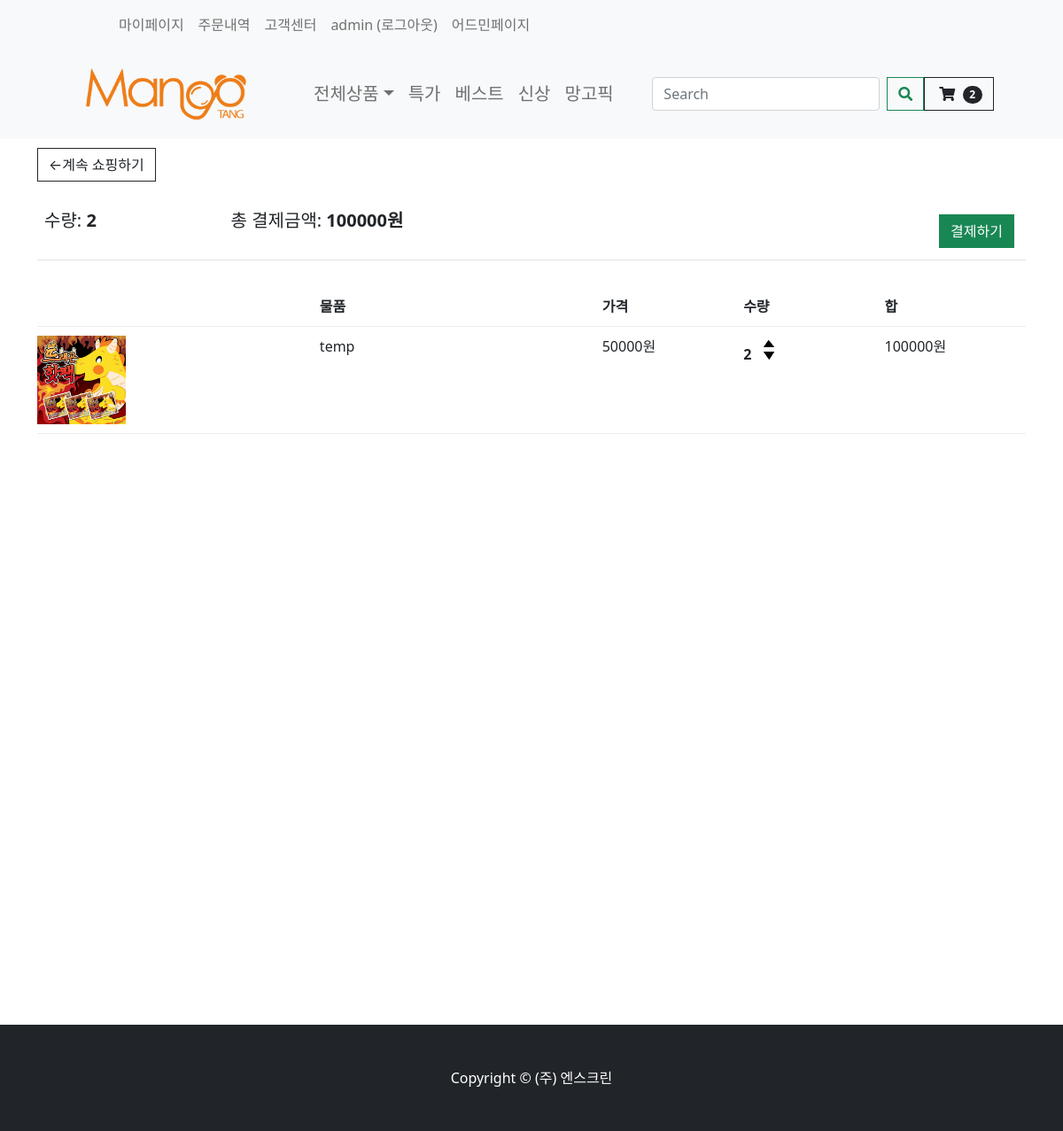
/cart/ (signed in), run on an earlier commit of the app's database.
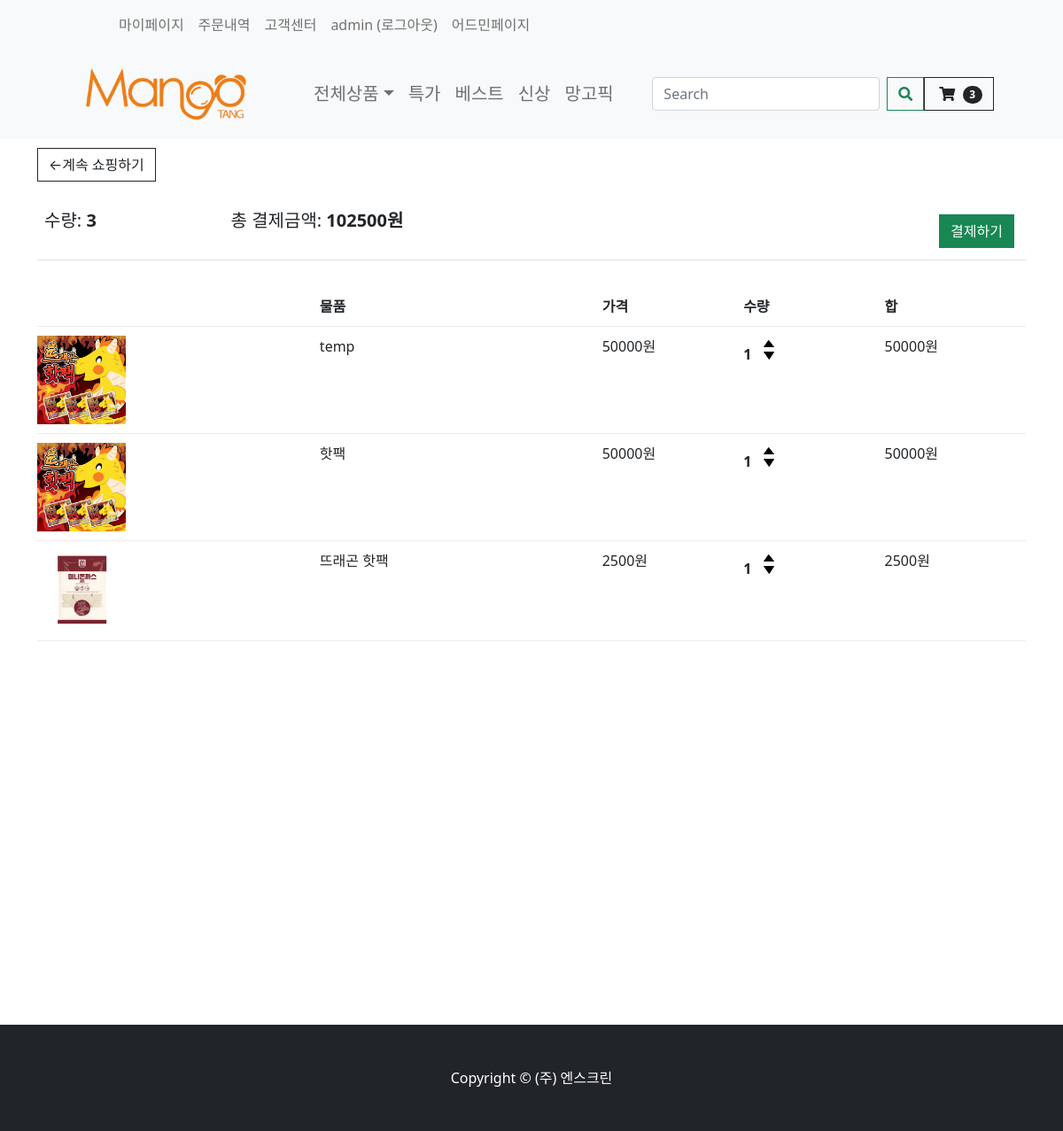
And on a later commit of the database.
### store/models.py (models this page shows, shortened)
class Order(models.Model):
    customer = models.ForeignKey(Customer, on_delete=models.SET_NULL, null=True, blank=True)
    date_ordered = models.DateTimeField(auto_now_add=True)
    order_status = models.BooleanField(default=False)
    transaction_id = models.CharField(max_length=100, null=True)
    payment_state = models.BooleanField(default=False)
    shipping_fee = models.IntegerField(null=True, blank=True)
    track_number = models.IntegerField(null=True, blank=True)
    order_number = models.IntegerField(null=True, blank=True)
    total_fee = models.IntegerField(null=True, blank=True)
    recipent_address1 = models.CharField(max_length=200, null=False)
    recipent_address2 = models.CharField(max_length=200, null=False)
    recipent_number = models.CharField(max_length=50, null=False)
    recipent_name = models.CharField(max_length=50, null=False)
    order_request = models.CharField(max_length=100, null=False)
    orderer_number = models.CharField(max_length=100, null=False)
    orderer_name = models.CharField(max_length=100, null=False)
    @property
    def get_cart_total(self):
        orderitems = self.orderitem_set.all()  # 해당 order의 자식 가져와서
        total = sum([item.get_total for item in orderitems])  # 다더함함
        return total
    @property
    def get_cart_items(self):
        orderitems = self.orderitem_set.all()
        total = sum([item.quantity for item in orderitems])
        return total

class OrderItem(models.Model):
    product = models.ForeignKey(Product, on_delete=models.SET_NULL, null=True)
    order = models.ForeignKey(Order, on_delete=models.SET_NULL, null=True)
    quantity = models.IntegerField(default=0, null=True, blank=True)
    date_added = models.DateTimeField(auto_now_add=True)
    @property
    def get_total(self):
        total = self.product.price_discount * self.quantity
        return total

class Product(models.Model):
    product_name = models.CharField(max_length=200)
    price = models.FloatField(null=False, blank=False)
    image_detail = models.ImageField(null=True, blank=True)
    image_title = models.ImageField(null=True, blank=True)
    image_introduce = models.ImageField(null=True, blank=True)
    seller_code = models.CharField(max_length=50, null=False, blank=False)
    price_discount = models.FloatField(null=True)
    discount = models.IntegerField(null=True)
    stock = models.IntegerField()
    first_title = models.CharField(max_length=200)
    second_title = models.CharField(max_length=200)
    shipment_price = models.IntegerField(blank=True)
    hash_tag = models.CharField(max_length=200)
    option_bool = models.BooleanField(default=False, blank=False, null=True)
    collection_tag = models.CharField(max_length=200, null=True)
    item_company = models.CharField(null=False, max_length=200)
    product_status = models.BooleanField(default=False, blank=False, null=True)

### store/views.py (the view)
# urls.py: path('cart/', views.cart, name="cart"),
def cart(request):
    if request.user.is_authenticated:  # 로그인 유저일시
        customer = request.user.customer
        order, created = Order.objects.get_or_create(customer=customer, order_status=False)
        items = order.orderitem_set.all()  # orderitem은 Order의 자식 그래서 쿼리 가능
        cartItems = order.get_cart_items
    else:
        items = []
        order = {'get_cart_total': 0, 'get_cart_items': 0}
        cartItems = order['get_cart_items']
    context = {'items': items, 'order': order, 'cartItems': cartItems}
    return render(request, 'store/cart.html', context)

### store/templates/store/cart.html
{% extends 'store/main.html' %}
{% load static %}
{% block content %}
    <div class="container" style="height: 1000px">
        <div class="row">
            <div class="col-lg-12">
                <div class="box-element">
                    <a class="btn btn-outline-dark" href="{% url 'store' %}">&#x2190;계속 쇼핑하기</a>
                    <br>
                    <br>
                    <table class="table">
                        <tr>
                            <th><h5>수량: <strong>{{ order.get_cart_items }}</strong></h5></th>
                            <th><h5>총 결제금액:<strong> {{ order.get_cart_total|floatformat:0 }}원</strong></h5></th>
                            <th>
                                <a style="float:right; margin:5px;" class="btn btn-success" href="{% url 'checkout' %}">결제하기</a>
                            </th>
                        </tr>
                    </table>
                </div>
                <br>
                <div class="box-element">
                    <div class="cart-row">
                        <div style="flex:2"></div>
                        <div style="flex:2"><strong>물품</strong></div>
                        <div style="flex:1"><strong>가격</strong></div>
                        <div style="flex:1"><strong>수량</strong></div>
                        <div style="flex:1"><strong>합</strong></div>
                    </div>
                    {% for item in items %}
                        <div class="cart-row">
                            <div style="flex:2"><img class="row-image" src="{{ item.product.image_title.url }}"></div>
                            <div style="flex:2"><p>{{ item.product.product_name }}</p></div>
                            <div style="flex:1"><p>{{item.product.price_discount | floatformat:0}}원</p></div>
                            <div style="flex:1">
                                <p class="quantity">{{ item.quantity }}</p>
                                <div class="quantity">
                                    <img class="chg-quantity update-cart" data-product="{{item.product.seller_code}}" src="{% static  'images/arrow-up.png' %}" data-action="add">
                                    <img class="chg-quantity update-cart" data-product="{{item.product.seller_code}}" src="{% static  'images/arrow-down.png' %}" data-action="remove">
                                </div>
                            </div>
                            <div style="flex:1"><p>{{item.get_total|floatformat:0}}원</p></div>
                        </div>
                    {% endfor %}
                </div>
            </div>
        </div>
    </div>
{% endblock content %}

### store/templates/store/main.html (shortened to what this page needs)
<!DOCTYPE html>
{% load static %}
<html>
<head>
    <link rel="stylesheet" type="text/css" href="{% static 'css/styles.css' %}">
    <link rel="stylesheet" type="text/css" href="{% static 'css/my.css' %}">
    <link href="https://cdnjs.cloudflare.com/ajax/libs/font-awesome/5.13.0/css/all.min.css" rel="stylesheet">
</head>
<body>
{% include "store/navbar.html" %}
{% block content %}{% endblock content %}
<footer class="py-5 bg-dark">
    <div class="container"><p class="m-0 text-center text-white">Copyright &copy; (주) 엔스크린</p></div>
</footer>
</body>
</html>

### store/templates/store/navbar.html (shortened to what this page needs)
{% load static %}
<nav class="navbar navbar-expand-lg navbar-light bg-light">
    <div class="bg-light container px-4 px-lg-5">
        <ul class="navbar-nav me-auto mb-2 mb-lg-0 ms-lg-5" style="">
            <li class="nav-item"><a href="{% url 'orderhistory' %}"
                                    class="nav-link dropdown-menu-size-customer">마이페이지</a></li>
            <li class="nav-item"><a href="{% url 'orderhistory' %}"
                                    class="nav-link dropdown-menu-size-customer">주문내역</a></li>
            <li class="nav-item"><a href="{% url 'faq' %}"
                                    class="nav-link dropdown-menu-size-customer">고객센터</a></li>
            {% if user.is_authenticated %}
                <a class="nav-link" href="{% url 'logout' %}">{{ user.username }} (로그아웃)</a>
            {% else %}
                <li class="nav-item"><a href="{% url 'login' %}" class="nav-link dropdown-menu-size-customer">로그인</a>
                </li>
            {% endif %}
            {% if user.is_superuser %}
                        <a class="nav-link" href={% url 'admin:index' %}>어드민페이지</a>
            {% endif %}
        </ul>
    </div>
</nav>
<nav class="navbar navbar-expand-lg navbar-light bg-light">
    <div class="container px-4 px-lg-5">
        <a href="{% url 'store' %}">
            <img src="{% static 'nscreen_logo/4_망고땡_로고 (영문).png' %}" width="220" alt="망고땡몰">
        </a>
        <div class="collapse navbar-collapse" id="navbarSupportedContent">
            <ul class="navbar-nav me-auto mb-2 mb-lg-0 ms-lg-5">
                <li class="nav-item dropdown">
                    <a class="nav-link dropdown-toggle dropdown-menu-size" id="navbarDropdown" href="#" role="button"
                       data-bs-toggle="dropdown" aria-expanded="false">전체상품</a>
                </li>
                <li class="nav-item"><a class="nav-link dropdown-menu-size" href="#!">특가</a></li>
                <li class="nav-item"><a class="nav-link dropdown-menu-size" href="#!">베스트</a></li>
                <li class="nav-item"><a class="nav-link dropdown-menu-size" href="#!">신상</a></li>
                <li class="nav-item"><a class="nav-link dropdown-menu-size" href="#!">망고픽</a></li>
            </ul>
            <form class="d-flex">
                <button class="btn" type="submit"></button>
                <input class="form-control me-2" type="search" placeholder="Search" aria-label="Search">
                <button class="btn btn-outline-success" type="submit"><i class="fas fa-search"></i></button>
            </form>
            <a href="{% url 'cart' %}" class="nav-link-cart">
                <button class="btn btn-outline-dark" type="submit">
                    <i class="fas fa-shopping-cart"></i>
                    <span class="badge bg-dark text-white ms-1 rounded-pill">{{ cartItems }}</span>
                </button>
            </a>
        </div>
    </div>
</nav>

What changed in the data, as far as the page shows it:
changed through a linked row, Order: get_cart_items "2" → "3"; get_cart_total "100000" → "102500"
changed OrderItem "temp": quantity "2" → "1"; get_total "100000" → "50000"
added OrderItem: product.image_title (picture), product.product_name "핫팩", product.price_discount "50000", quantity "1", get_total "50000"
added OrderItem: product.image_title (picture), product.product_name "뜨래곤 핫팩", product.price_discount "2500", quantity "1", get_total "2500"
Also different on the page:
{{ cartItems }}: "2" → "3"
